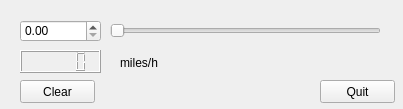
<?xml version="1.0" encoding="UTF-8"?>
<ui version="4.0">
 <class>MainWindow</class>
 <widget class="QMainWindow" name="MainWindow">
  <property name="geometry">
   <rect>
    <x>0</x>
    <y>0</y>
    <width>403</width>
    <height>109</height>
   </rect>
  </property>
  <property name="windowTitle">
   <string>km/h -&gt; miles/h</string>
  </property>
  <widget class="QWidget" name="centralWidget">
   <widget class="QPushButton" name="quit_button">
    <property name="geometry">
     <rect>
      <x>320</x>
      <y>80</y>
      <width>75</width>
      <height>23</height>
     </rect>
    </property>
    <property name="text">
     <string>Quit</string>
    </property>
   </widget>
   <widget class="QSlider" name="horizontalSlider">
    <property name="geometry">
     <rect>
      <x>110</x>
      <y>20</y>
      <width>271</width>
      <height>22</height>
     </rect>
    </property>
    <property name="orientation">
     <enum>Qt::Horizontal</enum>
    </property>
   </widget>
   <widget class="QPushButton" name="clear_button">
    <property name="geometry">
     <rect>
      <x>20</x>
      <y>80</y>
      <width>75</width>
      <height>23</height>
     </rect>
    </property>
    <property name="text">
     <string>Clear</string>
    </property>
   </widget>
   <widget class="QDoubleSpinBox" name="kmh_spinbox">
    <property name="geometry">
     <rect>
      <x>20</x>
      <y>20</y>
      <width>81</width>
      <height>22</height>
     </rect>
    </property>
   </widget>
   <widget class="QLCDNumber" name="mph_lcd">
    <property name="geometry">
     <rect>
      <x>20</x>
      <y>50</y>
      <width>81</width>
      <height>23</height>
     </rect>
    </property>
   </widget>
   <widget class="QLabel" name="label">
    <property name="geometry">
     <rect>
      <x>120</x>
      <y>53</y>
      <width>51</width>
      <height>20</height>
     </rect>
    </property>
    <property name="text">
     <string>miles/h</string>
    </property>
   </widget>
  </widget>
 </widget>
 <layoutdefault spacing="6" margin="11"/>
 <resources/>
 <connections/>
</ui>
